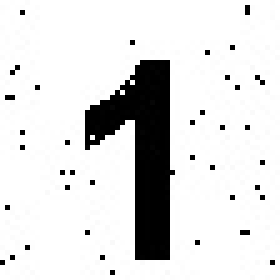
#> input picture data/x/test01.jpg, 56 x 56 px, given in place of train01.jpg, which was not available (shown 5 times larger)
$ python run.py
#> lines starting #> are read from the running program, lines starting #| are printed output that depends on the picture; after the words box and inside, x2 and y2 are one past the last pixel; in counts of white or black regions, pixels touching at a corner belong together; pictures that were not available may be replaced by others from this repository, and a replacement may not be noted
### notebook_python/WOMC_V2.py
import numpy as np
import itertools
import cv2
import random
import copy
from time import sleep, time
import pickle
import concurrent.futures
import os
import pandas as pd

class WOMC:

    def __init__(self, new, nlayer, wlen, train_size, val_size, test_size, error_type,
                 neighbors_sample, epoch_f, epoch_w, batch, path_results, name_save, seed, parallel,
                 early_stop_round_f , early_stop_round_w):

#> called with new = True, nlayer = 3, wlen = 3, train_size = 10, val_size = 10, test_size = 10, error_type = 'iou', neighbors_sample = 10
        self.nlayer = nlayer
        self.wlen = wlen
        self.wsize = wlen ** 2
        self.train_size = train_size
        self.val_size = val_size
        self.test_size = test_size
        self.error_type = error_type
        self.neighbors_sample = neighbors_sample
        self.epoch_f = epoch_f
        self.epoch_w = epoch_w
        self.batch = batch
        self.windows_continuos = np.load('windows_continuos.txt', allow_pickle=True)
#> (reads data/windows_continuos.txt from the repository)
        self.increase = int(round(wlen/2-0.1,0))
        self.count = 0
        self.random_list = self.randon_seed_number(seed)

        if new:
            Wini = np.array([np.nan, 1., np.nan, 1., 1., 1., np.nan, 1., np.nan])
            #self.W = [self.create_window() for _ in range(self.nlayer)]
            self.W = [Wini.copy() for _ in range(self.nlayer)]
            self.joint = [self.create_joint(self.W[i]) for i in range(self.nlayer)]
            #self.w_hist = {"W":[],"error":[], "f_epoch_min":[]}

        else:
            self.joint = np.load('joint'+new+'.txt', allow_pickle=True)
            self.W = np.load('W'+new+'.txt', allow_pickle=True)
            #self.w_hist = np.load('W_hist'+name_save+'.txt', allow_pickle=True)
        print(f"Janela Inicializada: {self.W}")
        print(f"Joint Inicializada: {self.joint}")
        self.w_hist = {"W_key": [],"W":[],"error":[], "f_epoch_min":[]}
        self.windows_visit = 1
        self.error_ep_f_hist = {"W_key": [], "epoch": [], "error":[], "joint":[]}
        self.error_ep_f = {"W_key": [], "epoch_w": [], "epoch_f":[], "error":[], "time":[] }
        wind_size_dict = {f'window_size_{i}': [] for i in range(self.nlayer)}
        self.error_ep_f = {key: value for d in [self.error_ep_f, wind_size_dict] for key, value in d.items()}


        self.train, self.ytrain = self.get_images(train_size, 'train')
        self.val, self.yval = self.get_images(val_size, 'val')
        self.test, self.ytest = self.get_images(test_size, 'test')

        self.path_results = path_results
        isExist = os.path.exists(path_results)
        if not isExist:
            os.makedirs(path_results)
        print("Resultados serão salvos em ",path_results)
        self.name_save = name_save
        self.parallel = parallel
        self.joint_hist = []

        self.early_stop_round_f = early_stop_round_f
        self.early_stop_round_w = early_stop_round_w

        self.start_time = 0
        print('------------------------------------------------------------------')


    def randon_seed_number(self, s):
        random.seed(s)
        n_ep = (self.epoch_f*self.epoch_w)*200+len(self.windows_continuos)*2
        random_numbers = random.sample(range(0, 1000000000), n_ep)

        return random_numbers

    # [5 lines left out: function create_window, not called in this run]

    def create_joint(self,W):
        Ji=[]
        ni = int(W[~np.isnan(W)].sum())
        for i in itertools.product([0, 1], repeat=ni):
            Ji.append(''.join(np.array(i).astype(str)))
        random.seed(self.random_list[self.count])
        self.count +=1
        return np.c_[Ji, np.random.randint(2, size=len(Ji))]

    def _convert_binary(self,img):
        (_, img_bin) = cv2.threshold(img, 100, 255, cv2.THRESH_BINARY)
        img_bin[(img_bin==0)]=1
        img_bin[(img_bin==255)]=0
        img_bin = img_bin.astype(int)
        return img_bin

    def get_images(self, img_size, img_type):
#> called with img_size = 10, img_type = 'train'
        ximg = []
        yimg = []
        for img in range(1,img_size+1):
            s = str(img)
            s = s.zfill(2)
            x = cv2.imread('./x/'+img_type+s+'.jpg', cv2.IMREAD_GRAYSCALE)
#> x is the input picture: shape (56, 56); min 0, max 255, mean 222.1
            y = cv2.imread('./y/'+img_type+s+'.jpg', cv2.IMREAD_GRAYSCALE)
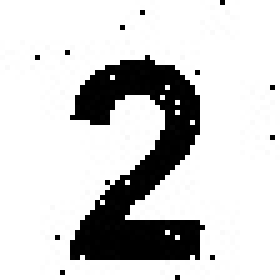
#> input picture data/x/test02.jpg, 56 x 56 px, given in place of train01.jpg, which was not available (shown 5 times larger)
#> y is the input picture: shape (56, 56); min 0, max 255, mean 208.1
            ximg.append(self._convert_binary(x))
#> in _convert_binary, `(_, img_bin) = cv2.threshold(img, 100, 255, cv2.THRESH_BINARY)`: img_bin: shape (56, 56); 87.2% white; 39 black regions (38 under 20 px), largest, box (x1, y1, x2, y2) and area: (17, 12, 35, 52) 357
#> in _convert_binary, `img_bin[(img_bin==255)]=0`:
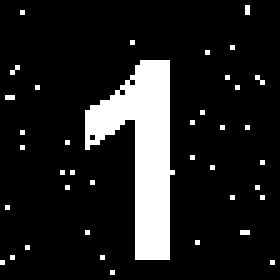
#> img_bin: shape (56, 56) (shown 5 times larger); values 0 (black) and 1 (white), 12.8% white; 39 white regions (38 under 20 px), largest, box (x1, y1, x2, y2) and area: (17, 12, 35, 52) 357
            yimg.append(self._convert_binary(y))
#> in _convert_binary (call 2), `(_, img_bin) = cv2.threshold(img, 100, 255, cv2.THRESH_BINARY)`: img_bin: shape (56, 56); 81.7% white; 13 black regions (12 under 20 px), largest, box (x1, y1, x2, y2) and area: (14, 11, 41, 52) 563
#> in _convert_binary (call 2), `img_bin[(img_bin==255)]=0`:
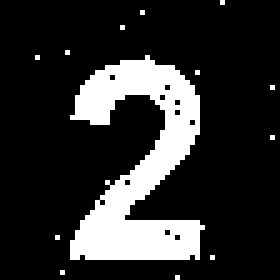
#> img_bin: shape (56, 56) (shown 5 times larger); values 0 (black) and 1 (white), 18.3% white; 13 white regions (12 under 20 px), largest, box (x1, y1, x2, y2) and area: (14, 11, 41, 52) 563
        return ximg, yimg

    # [476 lines left out: functions save_results, save_results_complet, apply_window, run_window_hood, window_error_generate, calculate_error and 11 more, not called in this run]

    def save_to_csv(self, data, name):
        df = pd.DataFrame(data)
        df.to_csv(name+'.csv', index=False)

    # [55 lines left out: functions teste, results_after_fit, not called in this run]


### data/run.py
import WOMC_V2

if __name__ == "__main__":

#> (the run stopped early here; a loop or call above may not have finished)
